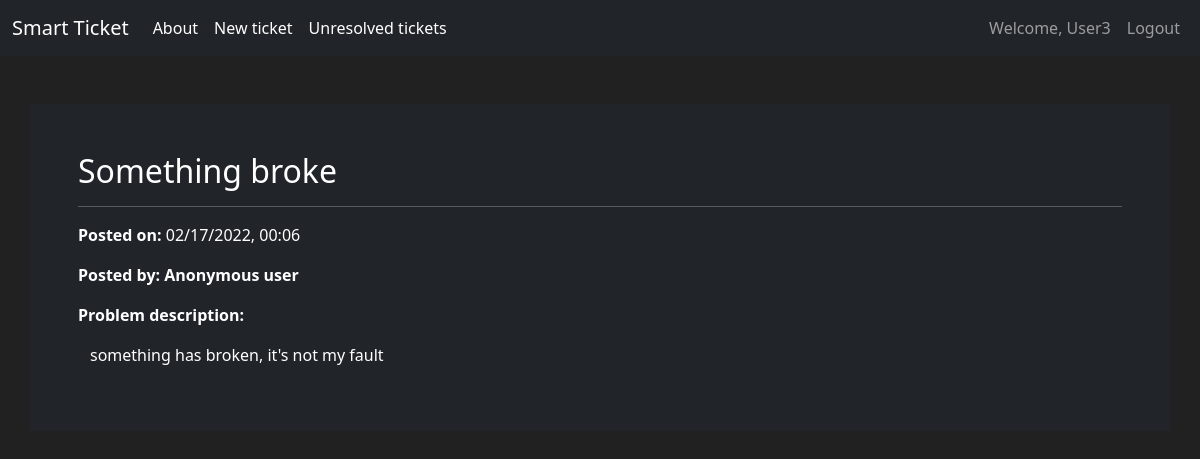
The app's page /ticket/1 (signed in) with its own data.
### smart_ticket/models.py (models this page shows, shortened)
class User(db.Model, UserMixin):
    id = db.Column(db.Integer(),primary_key = True)
    creation_time = db.Column(db.DateTime(),nullable=False, default = datetime.now())
    username = db.Column(db.String(length = 30), nullable=False, unique = True)
    email = db.Column(db.String(length = 30), nullable=False, unique = True)
    password_hash = db.Column(db.String(length = 50), nullable=False, unique = True)
    created_tickets = db.relationship('Ticket',backref='author', lazy=True)
    @property
    def password(self):
        return self.password_hash

class Ticket(db.Model):
    id = db.Column(db.Integer(),primary_key = True)
    subject = db.Column(db.String(length=30), nullable=False)
    issue_description = db.Column(db.Text(length=2500))
    creation_time = db.Column(db.DateTime(),nullable=False, default = datetime.now())
    author_id = db.Column(db.Integer(), db.ForeignKey('user.id'), nullable=True)
    is_solved = db.Column(db.Boolean(), nullable=False, default = False)
    log_messages = db.relationship('TicketLogMessage',backref='ticket', lazy=True)

### smart_ticket/routes.py (the view)
@app.route('/ticket/<int:id>')
@login_required
def ticket_detail_page(id:int):
    ticket = Ticket.query.get_or_404(id)
    return render_template('ticket_detail.html', ticket=ticket)

### smart_ticket/models.py (called while the page is built)
@login_manager.user_loader
def load_user(user_id):
    return User.query.get(int(user_id))

### smart_ticket/routes.py (called while the page is built)
@app.template_filter('format_time')
def format_time(timestamp):
    return timestamp.strftime("%m/%d/%Y, %H:%M")

### smart_ticket/templates/ticket_detail.html (shortened to what this page needs)
{% extends 'base.html' %}
{% block content %}
<div class = "container bg-dark m-5 p-5 mx-auto">
    <h2>{{ticket.subject}}</h2>
    <hr>
    <p><strong> Posted on: </strong>{{ticket.creation_time|format_time}}</p>
    {% if ticket.author.username|length  %}
    <p><strong>Posted by: </strong>{{ticket.author.username}}</p>
    {%  else %}
    <p><strong>Posted by: Anonymous user</strong></p>
    {% endif %}
    <p><strong>Problem description:</strong></p>
    <div class ="container border-white">
        <p>{{ticket.issue_description}}</p>
    </div>
</div>
{% endblock content %}

### smart_ticket/templates/base.html (shortened to what this page needs)
<!doctype html>
<html lang="en">
  <head>
    <link href="https://cdn.jsdelivr.net/npm/bootstrap@5.1.3/dist/css/bootstrap.min.css" rel="stylesheet">
  </head>
  <body>
    <nav class="navbar navbar-expand-md  navbar-dark bg-dark">
      <div class="container-fluid">
        <a class="navbar-brand" href="{{ url_for('home_page') }}">Smart Ticket</a>
        <div class="collapse navbar-collapse" id="navbarSupportedContent">
          <ul class="navbar-nav me-auto mb-2 mb-lg-0">
            <li class="nav-item">
              <a class="nav-link active" href="{{ url_for('about_page') }}">About</a>
            </li>
            <li class="nav-item">
              <a class="nav-link active" aria-current="page" href="{{ url_for('create_ticket_page')}}">New ticket</a>
            </li>
            {% if current_user.is_authenticated %}
            <li class="nav-item">
              <a class="nav-link active" href="{{ url_for('ticket_list_page') }}">Unresolved tickets</a>
            </li>
            {% endif %}
          </ul>
          <ul class="navbar-nav ml-auto">
            {% if current_user.is_authenticated %}
            <li class="nav-item">
              <a class="nav-link">Welcome, {{ current_user.username }}</a>
            </li>
            <li class="nav-item">
              <a class="nav-link" href="{{ url_for('logout_page') }}">Logout</a>
            </li>
            {% else %}
            <li class="nav-item">
              <a class="nav-link" href="{{ url_for('login_page') }}">Login</a>
            </li>
            <li class="nav-item">
              <a class="nav-link" href="{{ url_for('registration_page') }}">Register</a>
            {% endif %}
          </ul>
        </div>
      </div>
    </nav>
    <div class="container-fluid">
      {% block content %}
      {% endblock %}
    </div>
  </body>
</html>

### smart_ticket/templates/base.html (style rules this page uses)
body { background-color: #212121; color: white }

### records on screen
User: username "User3"
Ticket: subject "Something broke", creation_time "02/17/2022, 00:06", issue_description "something has broken, it's not my fault"
